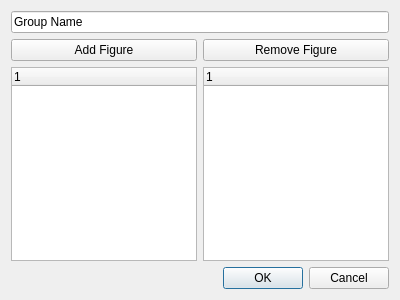
<?xml version="1.0" encoding="UTF-8"?>
<ui version="4.0">
 <class>CreateGroup</class>
 <widget class="QDialog" name="CreateGroup">
  <property name="geometry">
   <rect>
    <x>0</x>
    <y>0</y>
    <width>400</width>
    <height>300</height>
   </rect>
  </property>
  <property name="windowTitle">
   <string>Dialog</string>
  </property>
  <layout class="QVBoxLayout" name="verticalLayout">
   <item>
    <widget class="QLineEdit" name="GroupName">
     <property name="text">
      <string>Group Name</string>
     </property>
    </widget>
   </item>
   <item>
    <layout class="QHBoxLayout" name="horizontalLayout_2">
     <property name="sizeConstraint">
      <enum>QLayout::SetMaximumSize</enum>
     </property>
     <item>
      <widget class="QPushButton" name="Add">
       <property name="text">
        <string>Add Figure</string>
       </property>
      </widget>
     </item>
     <item>
      <widget class="QPushButton" name="Remove">
       <property name="text">
        <string>Remove Figure</string>
       </property>
      </widget>
     </item>
    </layout>
   </item>
   <item>
    <layout class="QHBoxLayout" name="horizontalLayout">
     <property name="sizeConstraint">
      <enum>QLayout::SetMinimumSize</enum>
     </property>
     <item>
      <widget class="QTreeWidget" name="AllTree"/>
     </item>
     <item>
      <widget class="QTreeWidget" name="AddTree"/>
     </item>
    </layout>
   </item>
   <item alignment="Qt::AlignRight">
    <widget class="QDialogButtonBox" name="buttonBox">
     <property name="orientation">
      <enum>Qt::Horizontal</enum>
     </property>
     <property name="standardButtons">
      <set>QDialogButtonBox::Cancel|QDialogButtonBox::Ok</set>
     </property>
    </widget>
   </item>
  </layout>
 </widget>
 <resources/>
 <connections>
  <connection>
   <sender>buttonBox</sender>
   <signal>accepted()</signal>
   <receiver>CreateGroup</receiver>
   <slot>accept()</slot>
   <hints>
    <hint type="sourcelabel">
     <x>248</x>
     <y>254</y>
    </hint>
    <hint type="destinationlabel">
     <x>157</x>
     <y>274</y>
    </hint>
   </hints>
  </connection>
  <connection>
   <sender>buttonBox</sender>
   <signal>rejected()</signal>
   <receiver>CreateGroup</receiver>
   <slot>reject()</slot>
   <hints>
    <hint type="sourcelabel">
     <x>316</x>
     <y>260</y>
    </hint>
    <hint type="destinationlabel">
     <x>286</x>
     <y>274</y>
    </hint>
   </hints>
  </connection>
 </connections>
</ui>
